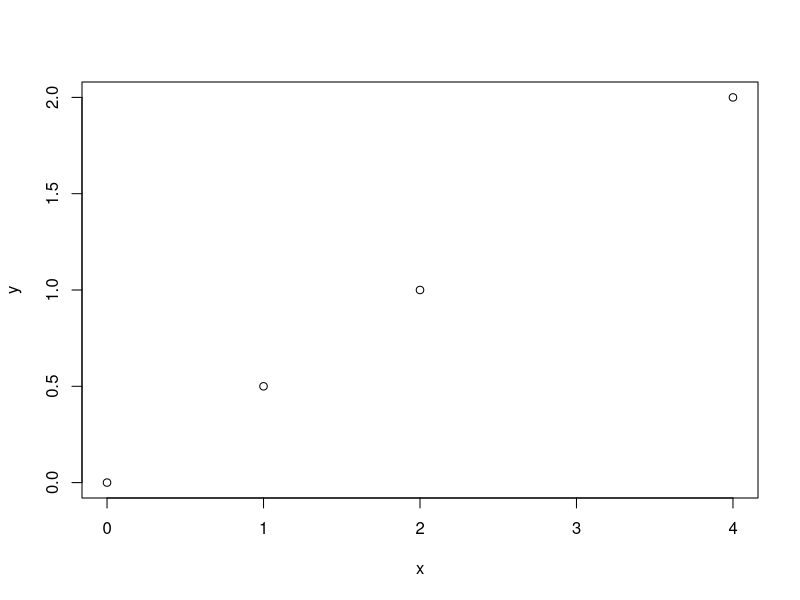

This figure's R source:
## ---- chunk 1
knitr::opts_chunk$set(echo = TRUE)
## ---- chunk 2
x <- c(1,2,4,0)
y <- c(0.5,1,2,0)

plot(x = x,y = y)


